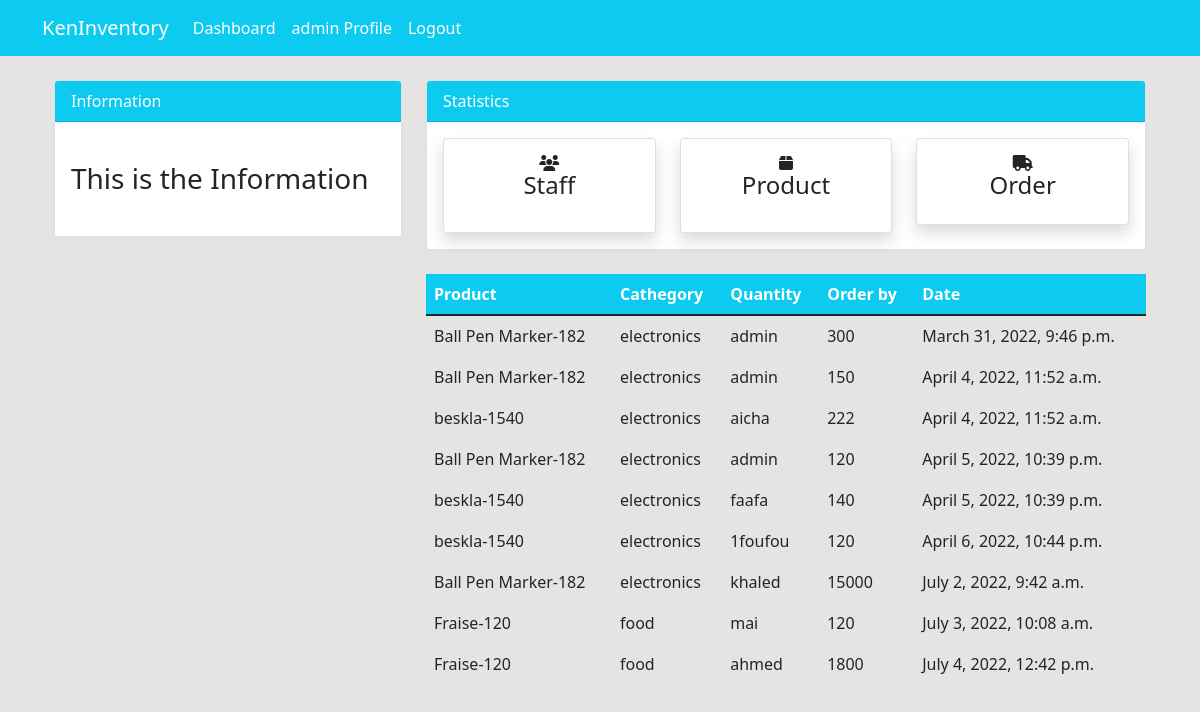
/order/ (signed in), run on the app's committed database.
### Dashboard/models.py (models this page shows, shortened)
class order(models.Model):
    product=models.ForeignKey(product,on_delete=models.CASCADE, null=True)
    staff=models.ForeignKey(User,models.CASCADE, null=True)
    order_quantity = models.PositiveIntegerField(null=True)
    date=models.DateTimeField(auto_now_add=True)
    class Meta:
        verbose_name_plural = 'Order'

class product(models.Model):
    name=models.CharField(max_length=100, null=TRUE)
    category=models.CharField(max_length=20,choices=CATEGORY, null=TRUE)
    quantity=models.PositiveBigIntegerField(null=TRUE)
    class Meta:
        verbose_name_plural = 'Product'
    def __str__(self):
        return f'{self.name}-{self.quantity}'

### Dashboard/views.py (the view)
# urls.py: path('order/',views.Order, name='dashboard-order'),
@login_required
def Order(request):
    orders= order.objects.all()
    context={
        'orders':orders,
    }
    return render(request,'dashboard/order.html',context)

### templates/dashboard/order.html (shortened to what this page needs)
{% extends 'partials/base.html' %}
{% block content %}
{% include  'partials/topnav.html'%}
<div class="container">
    <div class="row my-4">
        <div class="col-md-4">
        </div>
        <div class="col-md-8">
<table class="table table-white ">
  <thead class="bg-info">
      <tr class="text-white">
        <th scope="col">Product</th>
        <th scope="col">Cathegory</th>
        <th scope="col">Quantity</th>
        <th scope="col">Order by</th>
        <th scope="col">Date</th>
      </tr>
    </thead>
    <tbody>
      {% for orders in orders %}
      <tr>
        <td>{{orders.product}}</td>
        <td>{{orders.product.category}}</td>
        <td>{{orders.staff.username}}</td>
        <td>{{orders.order_quantity}}</td>
        <td>{{orders.date}}</td>
      </tr>
      {% endfor %}
    </tbody>
</table>
      </div>
      </div>
          </div>
{% endblock %}

### templates/partials/base.html (shortened to what this page needs)
{% load static %}
<!doctype html>
<html lang="en">
<head>
        <link href="https://cdn.jsdelivr.net/npm/bootstrap@5.1.3/dist/css/bootstrap.min.css" rel="stylesheet">
        <link rel="stylesheet" href="https://cdnjs.cloudflare.com/ajax/libs/font-awesome/6.1.1/css/all.min.css">
        <link rel="stylesheet" href="./style.css">
    <link rel="stylesheet" href="{% static 'style.css' %}">
</head>
<body>
    {% include 'partials/nav.html' %}
    <div class="container">
        {% block content %}
        {% endblock %}
    </div>
</body>
</html>

### templates/partials/nav.html (shortened to what this page needs)
<nav class="navbar navbar-expand-lg navbar-info bg-info">
    <div class="container">
        {% if user.is_authenticated %}
        <a class="navbar-brand text-white" href="{% url 'dashboard-index' %}">KenInventory</a>
        <div class="collapse navbar-collapse" id="navbarSupportedContent">
            <ul class="navbar-nav mr-auto">
                <li class="nav-item active">
                    <a class="nav-link text-white" href="{% url 'dashboard-index' %}">Dashboard </a>
                </li>
            </ul>
            <ul class="navbar-nav ml-auto">
                <li class="nav-item active">
                    <a class="nav-link text-white" href="{% url 'user-profile' %}">{{ user.username }} Profile
                        <span class="sr-only">(current)</span></a>
                </li>
                <li class="nav-item">
                    <a class="nav-link text-white" href="{% url 'user-logout' %}">Logout</a>
                </li>
            </ul>
            {% endif %}
        </div>
    </div>
</nav>

### templates/partials/topnav.html (shortened to what this page needs)
{% if user.is_authenticated and user.is_staff and user.is_superuser %}
<div class="container">
    <div class="row mt-4">
        <div class="col-md-4">
            <div class="card">
                <div class="card-header text-white bg-info">
                    Information
                </div>
                <div class="card-body">
                    <marquee behavior="" direction="">
                        <h3 class="my-4">This is the Information</h3>
                    </marquee>
                </div>
            </div>
        </div>
        <div class="col-md-8">
            <div class="card">
                    <div class="card-header text-white bg-info">
                        Statistics
                    </div>
                    <div class="card-body">
                        <div class="row">
                            <div class="col-md-4">
                                <a class="text-decoration-none text-dark" href="{% url 'dashboard-staff' %}">
                                    <div class="card my-card shadow text-center p-3">
                                        <i class="fa-solid fa-users"></i>
                                        <h4>Staff
                                    </h4>
                                </div>
                                </a>
                            </div>
                            <div class="col-md-4">
                                <a class="text-decoration-none text-dark" href="{% url 'dashboard-product' %}">
                                    <div class="card my-card shadow text-center p-3">
                                        <i class="fa-solid fa-box"></i>
                                        <h4>Product
                                    </h4>
                                </div>
                                </a>
                            </div>
                            <div class="col-md-4">
                                <a class="text-decoration-none text-dark" href="{% url 'dashboard-order' %}">
                                    <div class="card my-card shadow text-center p-3">
                                        <i class="fa-solid fa-truck"></i>
                                        <h4>Order
                                    </h4>
                                </div>
                                </a>
                            </div>
                        </div>
                    </div>
            </div>
        </div>
    </div>
  </div>
  {% endif %}

### asert/style.css (style rules this page uses)
body { background: rgb(230,227,227); }

### static/style.css (style rules this page uses)
body { background: rgb(230,227,227); }

### data on the page
order: product "Ball Pen Marker-182", product.category "electronics", staff.username "admin", order_quantity "300", date "March 31, 2022, 9:46 p.m."
order: product "Ball Pen Marker-182", product.category "electronics", staff.username "admin", order_quantity "150", date "April 4, 2022, 11:52 a.m."
order: product "beskla-1540", product.category "electronics", staff.username "aicha", order_quantity "222", date "April 4, 2022, 11:52 a.m."
order: product "Ball Pen Marker-182", product.category "electronics", staff.username "admin", order_quantity "120", date "April 5, 2022, 10:39 p.m."
order: product "beskla-1540", product.category "electronics", staff.username "faafa", order_quantity "140", date "April 5, 2022, 10:39 p.m."
order: product "beskla-1540", product.category "electronics", staff.username "1foufou", order_quantity "120", date "April 6, 2022, 10:44 p.m."
order: product "Ball Pen Marker-182", product.category "electronics", staff.username "khaled", order_quantity "15000", date "July 2, 2022, 9:42 a.m."
order: product "Fraise-120", product.category "food", staff.username "mai", order_quantity "120", date "July 3, 2022, 10:08 a.m."
order: product "Fraise-120", product.category "food", staff.username "ahmed", order_quantity "1800", date "July 4, 2022, 12:42 p.m."

### other printed values
{{ user.username }} "admin"
